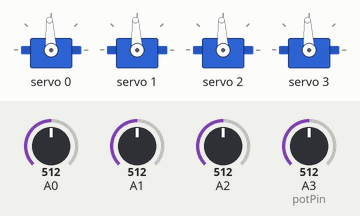
This sketch was run on a simulated Arduino Uno, built with avr-gcc and run on an emulated ATmega328P. On the bench: 4 × servo. The test bench sets the inputs (shaded band); at power-on: A0 = 512, A1 = 512, A2 = 512, A3 (potPin) = 512.

Above: at 1.2 s.
1.3 s: A0 set to 716
At 2.1 s:
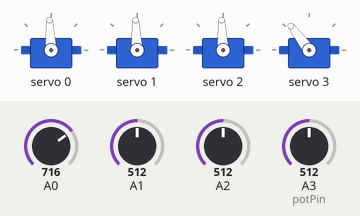
2.8 s: A1 set to 716
At 3.4 s:
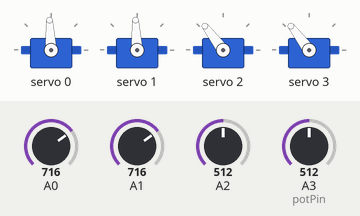
4.3 s: A2 set to 716
At 5.4 s:
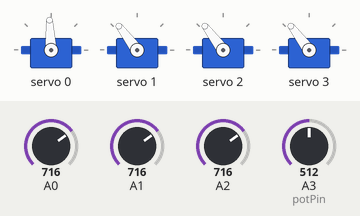
5.8 s: A3 (potPin) set to 716
At 6.7 s:
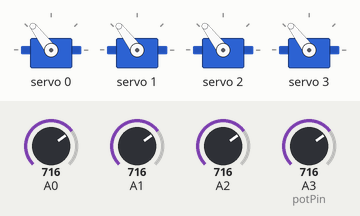
7.3 s: A0 set to 490
At 8.0 s:
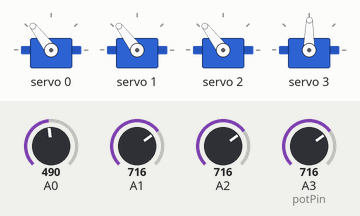
8.8 s: A1 set to 490
At 9.3 s:
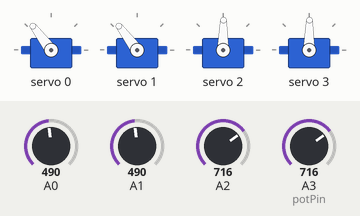
Timing chart, 0 to 11.3 s (numbered marks = the images above; inputs shaded):
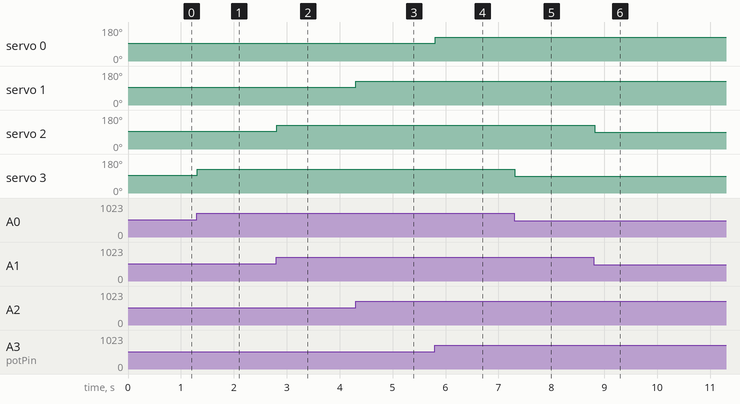

The sketch:

roboticArm.ino
```cpp
/**
 * Code to control the servos and potentiometers, and their communication, for my robotic arm.
 * Some of the code is modified from the AdaFruit PWM servo libraries sample "servo" code, notably
 * the setServoPulse function.
 *
 * @author Aiden Schroeder
 * @author Limor Fried
 */

#include <Wire.h>
#include <Adafruit_PWMServoDriver.h>

// Using default address 0x41, can be changed by soldering pins on the PCA9685
Adafruit_PWMServoDriver pwm = Adafruit_PWMServoDriver();

#define SERVOMIN  130 // Minimum pulse length count (out of 4096)
#define SERVOMAX  500 // Maximum pulse length count (out of 4096)
#define MINTIME  0.6 // Minimum time for the PWM pulse (0 degrees)
#define MAXTIME 2.4 // Maximum time for the PWM pulse (180 degrees)
#define SERVO_FREQ 50 // My 9g micro servos run at 50Hz

double potVal = 0; // Variable to store potentiometer value, ranges from 0-1023
int potPin = A3; // Input pin of the current potentiometer, cycles through in the loop function

double prevPulse; // Value of the previous pulse

uint8_t servonum = 0; // Which servo is currently being modified

/**
 * Reads the current potentiometer (from potPin) and translates the value to amount of milliseconds to pulse the servo,
 * so that it aligns in relation to the potentiometer
 */
double readPot() {
  potVal = analogRead(potPin);
  double factor = 0.00176; // Calculated as the time between max and min pulse, divided by the potentiometers max value (1023)
  double normalized = (potVal * factor) + MINTIME; // Translates the potentiometer value to a millisecond value to be used by setServoPulse()
  return roundToThree(normalized);
}

/**
 * Rounds the given number to three decimal places
 */
float roundToThree(double num) {
  int temp = round(num * 100);
  float rounded = temp / 100.0;
  return rounded;
}

void setup() {

  Serial.begin(9600);
  prevPulse = 0;
  pwm.begin();
  pwm.setOscillatorFrequency(27000000); // Sample oscillator frequency that works for my chip, since I don't have an oscilloscope!
  pwm.setPWMFreq(SERVO_FREQ);

  delay(10);
}

/**
 * Sets the pulse length given pulse as milliseconds with n being the servo number to set.
 * Modified from the sample servo code from AdaFruit's PWM servo library.
 */
void setServoPulse(uint8_t n, double pulse) {

  double pulselength = 1000000; // 1 second -> 1000000 microseconds
  pulse /= 1000; // Translates given milliseconds to seconds

  pulselength /= SERVO_FREQ;
  pulselength /= 4096;  // 12 bits of resolution

  pulse *= 1000000;  // convert input seconds to us
  pulse /= pulselength;

  pwm.setPWM(n, 0, pulse);
}

/**
 * Sets the servo pulse of the current servo to its corresponding potentiometer, then cycles both the servo and potentiometer.
 */
void loop() {

  setServoPulse(servonum, readPot());
  delay(3);
  potPin--;
  servonum++;
  if (potPin < A0) {
    potPin = A3;
  }
  if (servonum > 3) {
    servonum = 0;
  }

}
```

Measured:
- after the input at 1.3 s, servo 3: 93° → 127° at once
- after the input at 2.8 s, servo 2: 93° → 127° at once
- after the input at 4.3 s, servo 1: 93° → 127° at once
- after the input at 5.8 s, servo 0: 93° → 127° at once
- after the input at 7.3 s, servo 3: 127° → 89° at once
- after the input at 8.8 s, servo 2: 127° → 89° at once
